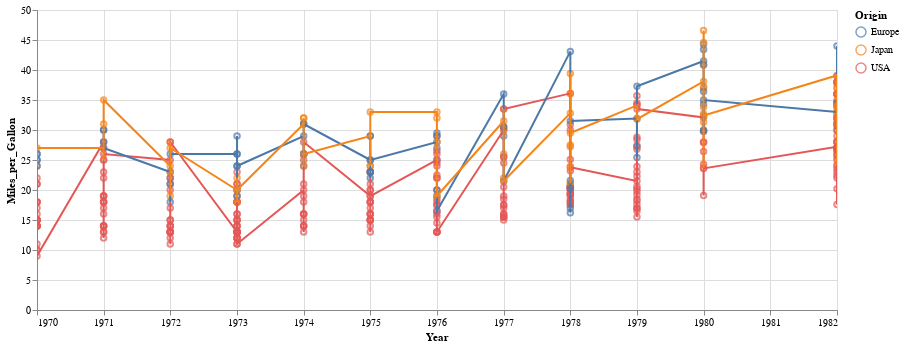

Source (notebook cell):
### Code cell
from vega_datasets import data
cars = data.cars()
import altair as alt
points = alt.Chart(cars).mark_point().encode(
x = 'Year:T',
y = 'Miles_per_Gallon',
color = 'Origin'
).properties(
width = 800
)
lines = alt.Chart(cars).mark_line().encode(
x = 'Year:T',
y = 'Miles_per_Gallon',
color = 'Origin'
).properties(
width = 800
).interactive(bind_y = False)
points + lines

### Figure 1 — Vega-Lite specification as saved in the notebook (floating-point values rounded to 4 significant figures; data arrays with more than 128 entries replaced by an {"elided": "..."} marker saying what was removed)
{"config": {"view": {"continuousWidth": 400, "continuousHeight": 300}}, "layer": [{"mark": "point", "encoding": {"color": {"type": "nominal", "field": "Origin"}, "x": {"type": "temporal", "field": "Year"}, "y": {"type": "quantitative", "field": "Miles_per_Gallon"}}, "width": 800}, {"mark": "line", "encoding": {"color": {"type": "nominal", "field": "Origin"}, "x": {"type": "temporal", "field": "Year"}, "y": {"type": "quantitative", "field": "Miles_per_Gallon"}}, "selection": {"selector002": {"type": "interval", "bind": "scales", "encodings": ["x"]}}, "width": 800}], "data": {"name": "data-f02450ab61490a1363517a0190416235"}, "$schema": "https://vega.github.io/schema/vega-lite/v4.8.1.json", "datasets": {"data-f02450ab61490a1363517a0190416235": {"elided": "406 records"}}}
